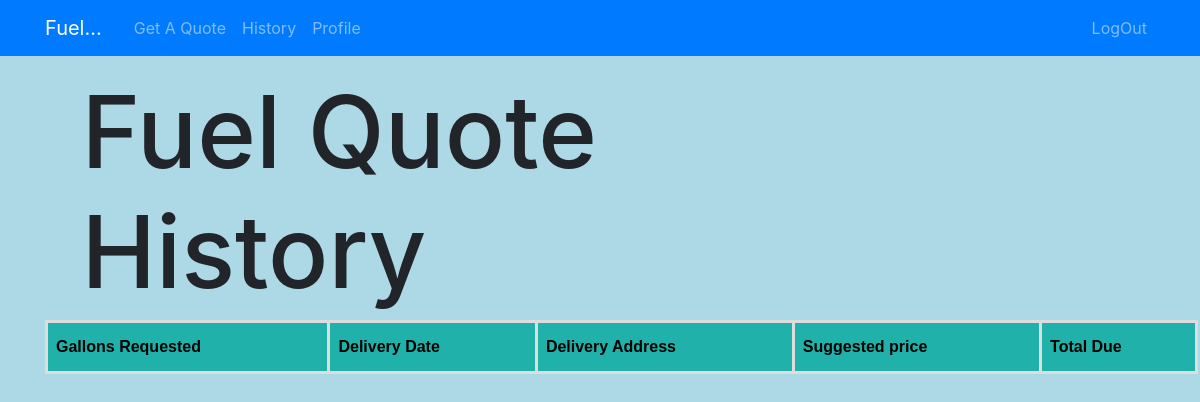
The app's page /fqh/ (signed in), older data.
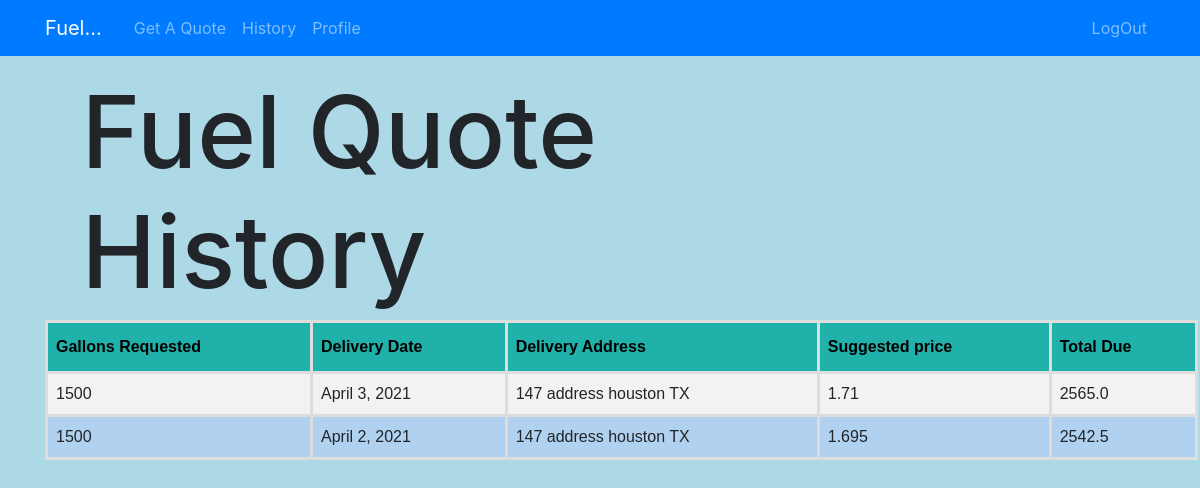
The same page, newer data.
### FuelRatePredSys/models.py (models this page shows, shortened)
class Pricing_Module(models.Model):
	user = models.ForeignKey(User,on_delete=models.CASCADE,null=True)
	gallons_requested = models.IntegerField()
	delivery_date = models.DateField()
	delivery_address = models.CharField(max_length=100)
	suggested_price = models.FloatField()
	total_price = models.FloatField()

### FuelRatePredSys/views.py (the view)
# urls.py: path('fqh/', views.quote_history, name='FuelRatePredSys-fqh'),
def quote_history(request):
	form = FuelHistoryPage()
	history_list = Pricing_Module.objects.filter(user=request.user)
	args ={'history_list': history_list}
	return render(request, 'FuelRatePredSys/quote_history.html', args)

### FuelRatePredSys/templates/FuelRatePredSys/quote_history.html (shortened to what this page needs)
{% extends "FuelRatePredSys/base_loggedin.html"%}
{% load crispy_forms_tags %}
{% block content %}
<br><br><br>
<h1>Fuel Quote History</h1>
<head>
</head>
<table id="customers" style="width:158%">
    <tr>
        <th>Gallons Requested</th>
        <th>Delivery Date</th>
        <th>Delivery Address</th>
        <th>Suggested price</th>
        <th>Total Due</th>
    </tr>
    <form method="post" class="from-group">
        {% for PriceHistory in history_list %}
        <tr>
            <td align="left">{{ PriceHistory.gallons_requested}}</td>
            <td align="left">{{ PriceHistory.delivery_date }}</td>
            <td align="left">{{ PriceHistory.delivery_address }}</td>
            <td align="left">{{ PriceHistory.suggested_price }}</td>
            <td align="left">{{ PriceHistory.total_price}}</td>
        </tr>
        {% endfor %}
    </form>
</table>
{% endblock %}

### FuelRatePredSys/templates/FuelRatePredSys/base_loggedin.html (shortened to what this page needs)
{% load static %}
<!DOCTYPE html>
<html>
    <head>
    <link rel="stylesheet" href="https://maxcdn.bootstrapcdn.com/bootstrap/4.0.0/css/bootstrap.min.css">
    <link rel="stylesheet" type="text/css" href="{% static 'fuelpredictionsystem/main.css' %}">
      <link rel="stylesheet" href="https://stackpath.bootstrapcdn.com/bootstrap/4.2.1/css/bootstrap.min.css">
      <link href="https://stackpath.bootstrapcdn.com/font-awesome/4.7.0/css/font-awesome.min.css" rel="stylesheet">
      <link rel="stylesheet" href="https://cdnjs.cloudflare.com/ajax/libs/tempusdominus-bootstrap-4/5.1.2/css/tempusdominus-bootstrap-4.min.css" />
    </head>
    <body>
        <header class="site-header">
          <nav class="navbar navbar-expand-md navbar-dark bg-primary fixed-top">
            <div class="container">
              <a class="navbar-brand mr-4" href="/loginHome">Fuel...</a>
              <div class="collapse navbar-collapse" id="navbarToggle">
                <div class="navbar-nav mr-auto">
                  <a class="nav-item nav-link" href="/fqf">Get A Quote</a>
                  <a class="nav-iten nav-link" href="/fqh">History</a>
                  <a class="nav-item nav-link" href="/profile">Profile</a>
                </div>
                <div class="navbar-nav">
                  <a class="nav-item nav-link" href="/logout">LogOut</a>
                </div>
              </div>
            </div>
          </nav>
        </header>
        <main role="main" class="container">
            <div class="row">
              <div class="col-md-8">
                {% block content %}{% endblock %}
              </div>
            </div>
        </main>
    </body>
</html>

### FuelRatePredSys/static/FuelRatePredSys/css/main.css (style rules this page uses)
body { align-self: center; background-color: lightblue; margin-top: 5%; }
form { background-color: #b0d1f0e8; padding: 1%; }
h1 { padding-left: 5%; font-size: 100px; }
table { font-family: arial, sans-serif; border-collapse: collapse; width: 100%; background-color: #b0d1f0e8; padding: 5%; padding-left: 5%; }
nav { padding-bottom: 2000; }
td, th { border: 1px solid #dddddd; text-align: left; padding: 8px; }
tr:nth-child(even) { background-color: #dddddd; }

### FuelRatePredSys/templates/FuelRatePredSys/quote_history.html (style rules this page uses)
#customers { font-family: "Trebuchet MS", Arial, Helvetica, sans-serif; border-collapse: collapse; width: 100%; }
#customers td, #customers th { border: 3px solid #ddd; padding: 8px; }
#customers tr:nth-child(even) { background-color: #f2f2f2; }
#customers th { padding-top: 12px; padding-bottom: 12px; text-align: left; background-color: lightseagreen; color: Black; }

### FuelRatePredSys/templates/FuelRatePredSys/base_loggedin.html (style rules this page uses)
body { align-self: center; background-color: lightblue; }
form { background-color: #b0d1f0e8; padding: 1%; }
h1 { padding-left: 1%; font-size: 50px; }
table { font-family: arial, sans-serif; border-collapse: collapse; width: 100%; background-color: #b0d1f0e8; padding: 5%; padding-left: 5%; }
td, th { border: 1px solid #dddddd; text-align: left; padding: 8px; }
tr:nth-child(even) { background-color: #dddddd; }
h1 { padding-left: 5%; font-size: 100px; }

Row changes from the older to the newer data that the page shows:
added Pricing_Module: gallons_requested "1500", delivery_date "April 3, 2021", delivery_address "147 address houston TX", suggested_price "1.71", total_price "2565.0"
added Pricing_Module: gallons_requested "1500", delivery_date "April 2, 2021", delivery_address "147 address houston TX", suggested_price "1.695", total_price "2542.5"
